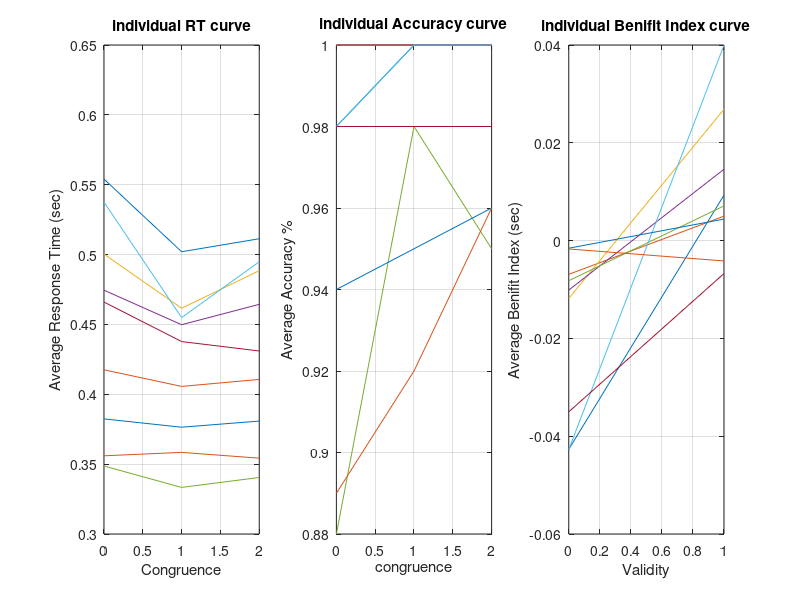

Write MATLAB code to recreate this figure. (Note: this script raises an error after producing the figure.)
%% Waldo Stroop effect Group aves - PSc 2020 
% Get group aves 
% Conditions: 0-> incongruent; 1-> congruent; 2-> front-view (baseline)
clc;clear all;close all;


%% load data
nsub = 9; % Data check stroop effect task  
load stroopMAT.mat;

%% Posner data column_ids 1-9
subject =1; RT_inc = 2; RT_con =3; RT_fv = 4;
Accur_inc = 5; Accur_con = 6; Accur_fv = 7;
index_inc = 8; index_con = 9;

% conditions & parameters
%coherence = [0 1];
%ndistractors =  [8];
congruence = [0 1 2];    
cong_index = [0 1];

%group average plots:
for i = 1:length(congruence)
    meanRT(1,i)= mean(stroopMAT(1:nsub,i+1));
    condition_SEM(1,i) = std(stroopMAT(1:nsub,i+1))/sqrt(nsub);
    meanAccuracy(1,i)= mean(stroopMAT(1:nsub,i+4));
    accuracy_SEM(1,i) = std(stroopMAT(1:nsub,i+4))/sqrt(nsub);
end
figure(1);
% subplot(2,3,1);
% errorbar(congruence(1,:),meanRT(1,:),condition_SEM(1,:));hold on;
% plot(congruence(1,:),meanRT(1,:));
% title('RT');
% ylabel('Average Response Time (sec)');xlabel('Congruence');
% hold on; grid on;
%bar(valid,meanRT);

subplot(1,3,1);
for j = 1:nsub
    plot(congruence(1,:),stroopMAT(j,RT_inc:RT_fv)); hold on;grid on;
    title('individual RT curve');
end
ylabel('Average Response Time (sec)');xlabel('Congruence');


% subplot(2,3,2);
% errorbar(congruence(1,:),meanAccuracy(1,:),accuracy_SEM(1,:));hold on;
% plot(congruence(1,:),meanAccuracy(1,:));
% hold on; grid on; title('Accuracy');
% ylabel('Average Accuracy %');xlabel('congruence');

subplot(1,3,2);
for j = 1:nsub
    plot(congruence(1,:),stroopMAT(j,Accur_inc:Accur_fv)); hold on;grid on;
    title('individual Accuracy curve');
end 
ylabel('Average Accuracy %');xlabel('congruence');


% benefit index curves
for i = 1:length(cong_index)
    meanIndex(1,i)= mean(stroopMAT(1:nsub,i+7));
    index_SEM(1,i)= std(stroopMAT(1:nsub,i+7))/sqrt(nsub);
end
% subplot(2,3,3);
% errorbar(cong_index(1,:),meanIndex(1,:),index_SEM(1,:));hold on;
% plot(cong_index(1,:),meanIndex(1,:));
% title('BI');
% ylabel('Average Benefit Index (sec)');xlabel('Congruence');
% hold on; grid on;

subplot(1,3,3);
for j = 1:nsub
    plot(cong_index(1,:),stroopMAT(j,8:9)); hold on;grid on;
    title('individual Benifit Index curve');
end
ylabel('Average Benifit Index (sec)');xlabel('Validity');
result = [meanRT,meanAccuracy,meanIndex];


%% Other accuracies & incorrect analysis 
block = [1:5];
% block & cumulative accuracies column ids 
bl1 =1;bl2_1=2; bl2_2=3; bl3_1=4; bl3_2=5;
cum1_1=6; cum2_1=7; cum2_2=8;cum3_1=9; all = 10;

% incorrect trials column ids
in_m=11; inin_in=12; inv_m=13; inb_m=14; m=15;
in1_m1=16;	inin1_in1=17; inv1_m1=18; inb1_m1=19; m1 =20;


% block & cumulative accuracies 
figure(2);
for i = 1:length(block)
    meanBL(1,i)= mean(data_accin(1:nsub,i));
    BL_SEM(1,i) = std(data_accin(1:nsub,i))/sqrt(nsub);
    meanCM(1,i)= mean(data_accin(1:nsub,i+5));
    CM_SEM(1,i) = std(data_accin(1:nsub,i+5))/sqrt(nsub);
end
subplot(2,3,1);
errorbar(block(1,:),meanBL(1,:),BL_SEM(1,:));hold on;
plot(block(1,:),meanBL(1,:));
title('Block Accuracies');
ylabel('Accuracy by Block %');xlabel('Block');
hold on; grid on;

subplot(2,3,4);
for j = 1:nsub
    plot(block(1,:),data_accin(j,bl1:bl3_2)); hold on;grid on;
    title('Individual Block Accuracies');
end
ylabel('Accuracy by Block %');xlabel('Block');

subplot(2,3,2);
errorbar(block(1,:),meanCM(1,:),CM_SEM(1,:));hold on;
plot(block(1,:),meanCM(1,:));
title('Cumulative Accuracies');
ylabel('Accuracy by Block %');xlabel('Block');
hold on; grid on;

subplot(2,3,5);
for j = 1:nsub
    plot(block(1,:),data_accin(j,cum1_1:all)); hold on;grid on;
    title('Individual Block Accuracies');
end
ylabel('Accuracy by Block %');xlabel('Block');

%% Incorrect trails 
Incorrect = [0, 0.5, 1, 2];
data_in1 = data_accin(data_accin(:,m1)~=0,:);
 for i = 1:length(Incorrect)
    meanIn1(1,i)= mean(data_accin(1:nsub,i+15));
    In1_SEM(1,i) = std(data_accin(1:nsub,i+15))/sqrt(nsub);
end
subplot(2,3,3);
errorbar(Incorrect(1,:),meanIn1(1,:),In1_SEM(1,:));hold on;
plot(Incorrect(1,:),meanIn1(1,:));
title('Incorrect trails with BL1');
ylabel('Proportion %');xlabel('Validity');
hold on; grid on;

data_in = data_accin(data_accin(:,m)~=0,:);
 for i = 1:length(Incorrect)
    meanIn(1,i)= mean(data_accin(1:nsub,i+10));
    In_SEM(1,i) = std(data_accin(1:nsub,i+10))/sqrt(nsub);
end
subplot(2,3,6);
errorbar(Incorrect(1,:),meanIn(1,:),In_SEM(1,:));hold on;
plot(Incorrect(1,:),meanIn(1,:));
title('Incorrect trails wo BL1');
ylabel('Proportion %');xlabel('Validity');
hold on; grid on;








